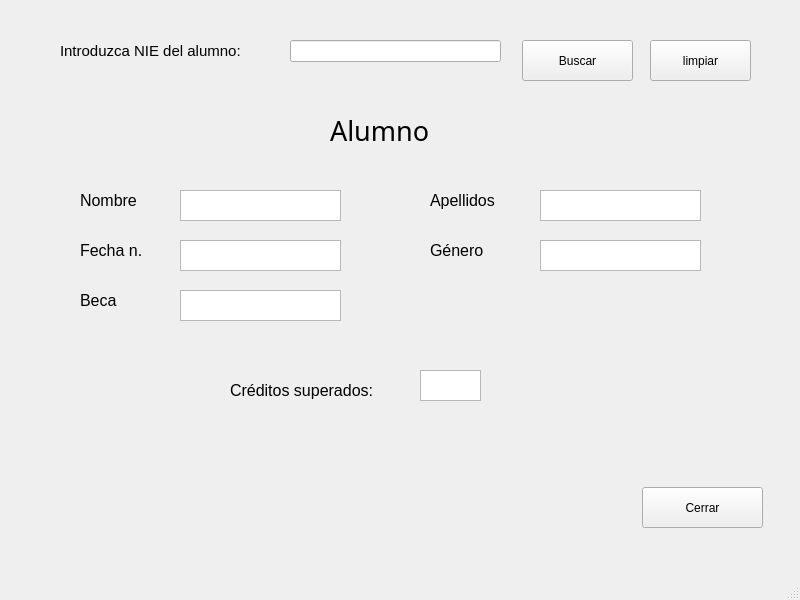
<?xml version="1.0" encoding="UTF-8"?>
<ui version="4.0">
 <class>MainWindow</class>
 <widget class="QMainWindow" name="MainWindow">
  <property name="geometry">
   <rect>
    <x>0</x>
    <y>0</y>
    <width>800</width>
    <height>600</height>
   </rect>
  </property>
  <property name="windowTitle">
   <string>MainWindow</string>
  </property>
  <widget class="QWidget" name="centralwidget">
   <widget class="QLabel" name="label">
    <property name="geometry">
     <rect>
      <x>60</x>
      <y>30</y>
      <width>221</width>
      <height>41</height>
     </rect>
    </property>
    <property name="font">
     <font>
      <pointsize>11</pointsize>
     </font>
    </property>
    <property name="text">
     <string>Introduzca NIE del alumno:</string>
    </property>
    <property name="textFormat">
     <enum>Qt::PlainText</enum>
    </property>
   </widget>
   <widget class="QLineEdit" name="lineEdit">
    <property name="geometry">
     <rect>
      <x>290</x>
      <y>40</y>
      <width>211</width>
      <height>22</height>
     </rect>
    </property>
   </widget>
   <widget class="QPushButton" name="pushButton">
    <property name="geometry">
     <rect>
      <x>642</x>
      <y>487</y>
      <width>121</width>
      <height>41</height>
     </rect>
    </property>
    <property name="text">
     <string>Cerrar</string>
    </property>
   </widget>
   <widget class="QPushButton" name="pushButton_2">
    <property name="geometry">
     <rect>
      <x>522</x>
      <y>40</y>
      <width>111</width>
      <height>41</height>
     </rect>
    </property>
    <property name="text">
     <string>Buscar</string>
    </property>
   </widget>
   <widget class="QPushButton" name="pushButton_3">
    <property name="geometry">
     <rect>
      <x>650</x>
      <y>40</y>
      <width>101</width>
      <height>41</height>
     </rect>
    </property>
    <property name="text">
     <string>limpiar</string>
    </property>
   </widget>
   <widget class="QLabel" name="label_2">
    <property name="geometry">
     <rect>
      <x>330</x>
      <y>110</y>
      <width>131</width>
      <height>41</height>
     </rect>
    </property>
    <property name="font">
     <font>
      <family>MS PGothic</family>
      <pointsize>20</pointsize>
     </font>
    </property>
    <property name="text">
     <string>Alumno</string>
    </property>
   </widget>
   <widget class="QTextEdit" name="textEdit">
    <property name="geometry">
     <rect>
      <x>180</x>
      <y>190</y>
      <width>161</width>
      <height>31</height>
     </rect>
    </property>
    <property name="font">
     <font>
      <pointsize>10</pointsize>
     </font>
    </property>
   </widget>
   <widget class="QLabel" name="label_3">
    <property name="geometry">
     <rect>
      <x>80</x>
      <y>190</y>
      <width>71</width>
      <height>20</height>
     </rect>
    </property>
    <property name="font">
     <font>
      <pointsize>12</pointsize>
     </font>
    </property>
    <property name="text">
     <string>Nombre</string>
    </property>
   </widget>
   <widget class="QLabel" name="label_4">
    <property name="geometry">
     <rect>
      <x>430</x>
      <y>190</y>
      <width>91</width>
      <height>21</height>
     </rect>
    </property>
    <property name="font">
     <font>
      <pointsize>12</pointsize>
     </font>
    </property>
    <property name="text">
     <string>Apellidos</string>
    </property>
   </widget>
   <widget class="QLabel" name="label_5">
    <property name="geometry">
     <rect>
      <x>80</x>
      <y>240</y>
      <width>71</width>
      <height>20</height>
     </rect>
    </property>
    <property name="font">
     <font>
      <pointsize>12</pointsize>
     </font>
    </property>
    <property name="text">
     <string>Fecha n.</string>
    </property>
   </widget>
   <widget class="QLabel" name="label_6">
    <property name="geometry">
     <rect>
      <x>430</x>
      <y>240</y>
      <width>71</width>
      <height>20</height>
     </rect>
    </property>
    <property name="font">
     <font>
      <pointsize>12</pointsize>
     </font>
    </property>
    <property name="text">
     <string>Género</string>
    </property>
   </widget>
   <widget class="QLabel" name="label_8">
    <property name="geometry">
     <rect>
      <x>80</x>
      <y>290</y>
      <width>61</width>
      <height>20</height>
     </rect>
    </property>
    <property name="font">
     <font>
      <pointsize>12</pointsize>
     </font>
    </property>
    <property name="text">
     <string>Beca</string>
    </property>
   </widget>
   <widget class="QTextEdit" name="textEdit_2">
    <property name="geometry">
     <rect>
      <x>540</x>
      <y>190</y>
      <width>161</width>
      <height>31</height>
     </rect>
    </property>
    <property name="font">
     <font>
      <pointsize>10</pointsize>
     </font>
    </property>
   </widget>
   <widget class="QTextEdit" name="textEdit_3">
    <property name="geometry">
     <rect>
      <x>180</x>
      <y>240</y>
      <width>161</width>
      <height>31</height>
     </rect>
    </property>
    <property name="font">
     <font>
      <pointsize>10</pointsize>
     </font>
    </property>
   </widget>
   <widget class="QTextEdit" name="textEdit_4">
    <property name="geometry">
     <rect>
      <x>540</x>
      <y>240</y>
      <width>161</width>
      <height>31</height>
     </rect>
    </property>
    <property name="font">
     <font>
      <pointsize>10</pointsize>
     </font>
    </property>
   </widget>
   <widget class="QTextEdit" name="textEdit_6">
    <property name="geometry">
     <rect>
      <x>180</x>
      <y>290</y>
      <width>161</width>
      <height>31</height>
     </rect>
    </property>
    <property name="font">
     <font>
      <pointsize>10</pointsize>
     </font>
    </property>
   </widget>
   <widget class="QLabel" name="label_7">
    <property name="geometry">
     <rect>
      <x>230</x>
      <y>380</y>
      <width>191</width>
      <height>20</height>
     </rect>
    </property>
    <property name="font">
     <font>
      <pointsize>12</pointsize>
     </font>
    </property>
    <property name="text">
     <string>Créditos superados:</string>
    </property>
   </widget>
   <widget class="QTextEdit" name="textEdit_5">
    <property name="geometry">
     <rect>
      <x>420</x>
      <y>370</y>
      <width>61</width>
      <height>31</height>
     </rect>
    </property>
    <property name="font">
     <font>
      <pointsize>10</pointsize>
     </font>
    </property>
   </widget>
  </widget>
  <widget class="QMenuBar" name="menubar">
   <property name="geometry">
    <rect>
     <x>0</x>
     <y>0</y>
     <width>800</width>
     <height>26</height>
    </rect>
   </property>
  </widget>
  <widget class="QStatusBar" name="statusbar"/>
 </widget>
 <resources/>
 <connections/>
</ui>
